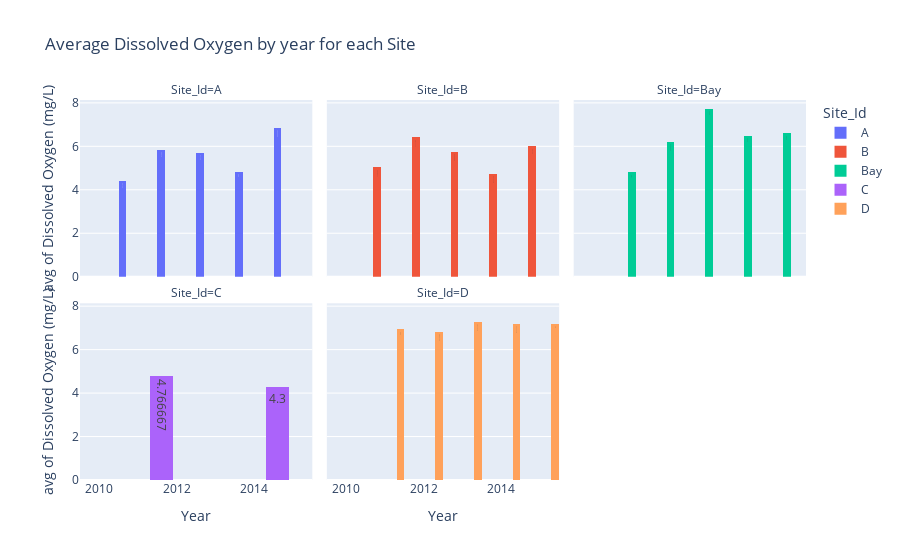

The notebook cell saved with this chart:
### Markdown cell above
**facet_col**(str or int or Series or array-like) – Either a name of a column in data_frame, or a pandas Series or array_like object. Values from this column or array_like are used to assign marks to facetted subplots in the horizontal direction.

**facet_col_wrap** (int) – Maximum number of facet columns. Wraps the column variable at this width, so that the column facets span multiple rows. Ignored if 0, and forced to 0 if facet_row or a marginal is set.

Link-  https://plotly.com/python-api-reference/generated/plotly.express.histogram.html?highlight=facet_col

### Code cell
#by using facet col and facet col wrap, I have divided the readings site wise
fig = px.histogram(wd, x='Year', y='Dissolved Oxygen (mg/L)',\
                   color="Site_Id",\
                   barmode='group',\
                   histfunc='avg',\
                   facet_col='Site_Id',\
                   facet_col_wrap=3,\
                   text_auto=True,\
                   height=700,\
                   title='Average Dissolved Oxygen by year for each Site')

fig.show()

### Figure 1 — Plotly figure (JSON) as saved in the notebook; plotly's stock layout.template omitted (floating-point values rounded to 4 significant figures)
{"data": [{"alignmentgroup": "True", "bingroup": "x", "histfunc": "avg", "hovertemplate": "Site_Id=A<br>Year=%{x}<br>avg of Dissolved Oxygen (mg/L)=%{y}<extra></extra>", "legendgroup": "A", "marker": {"color": "#636efa", "pattern": {"shape": ""}}, "name": "A", "offsetgroup": "A", "orientation": "v", "showlegend": true, "texttemplate": "%{value}", "type": "histogram", "x": [2013, 2012, 2014, 2011, 2015, 2014, 2013, 2014, 2015, 2012, 2014, 2011, 2014, 2015, 2012, 2011, 2015, 2013, 2012, 2015, 2011, 2012, 2014, 2011, 2013, 2014, 2015, 2013, 2012, 2011, 2014, 2013, 2015, 2011, 2014, 2015, 2013, 2012, 2014, 2013, 2012, 2011, 2015], "xaxis": "x4", "y": [6.9, 8.2, 6.8, 4, 6.7, 6.4, 7, 7.2, 6.5, 9, 7.3, 8, 6, 9.7, 5.8, 3, 7.8, 5.9, 7, 4, 4, 4.5, 3, 2.4, 5.6, 0, 5.1, 6.1, 4.9, 5.7, 4, 4.1, 6, 3.2, 3, 5.7, 5.3, 3, 4.6, 4.8, 4.3, 5, 10], "yaxis": "y4"}, {"alignmentgroup": "True", "bingroup": "x", "histfunc": "avg", "hovertemplate": "Site_Id=B<br>Year=%{x}<br>avg of Dissolved Oxygen (mg/L)=%{y}<extra></extra>", "legendgroup": "B", "marker": {"color": "#EF553B", "pattern": {"shape": ""}}, "name": "B", "offsetgroup": "B", "orientation": "v", "showlegend": true, "texttemplate": "%{value}", "type": "histogram", "x": [2012, 2011, 2011, 2015, 2012, 2014, 2011, 2014, 2015, 2012, 2014, 2013, 2011, 2014, 2015, 2012, 2012, 2013, 2011, 2015, 2013, 2012, 2012, 2014, 2013, 2014, 2015, 2013, 2012, 2011, 2014, 2015, 2011, 2014, 2015, 2013, 2012, 2014, 2015], "xaxis": "x5", "y": [6, 7.2, 3, 6, 7.1, 5.9, 7.9, 6.2, 8, 9.7, 6.3, 5, 5, 8.1, 7.6, 7.5, 6.3, 7.6, 3.9, 10, 5.8, 7, 6.7, 3.86, 4.2, 0, 4, 5.4, 4.5, 5.8, 6, 7, 2.4, 2.4, 3.2, 6.4, 2.9, 3.7, 2.3], "yaxis": "y5"}, {"alignmentgroup": "True", "bingroup": "x", "histfunc": "avg", "hovertemplate": "Site_Id=Bay<br>Year=%{x}<br>avg of Dissolved Oxygen (mg/L)=%{y}<extra></extra>", "legendgroup": "Bay", "marker": {"color": "#00cc96", "pattern": {"shape": ""}}, "name": "Bay", "offsetgroup": "Bay", "orientation": "v", "showlegend": true, "texttemplate": "%{value}", "type": "histogram", "x": [2013, 2012, 2014, 2011, 2015, 2013, 2012, 2014, 2011, 2015, 2011, 2015, 2014, 2013, 2011, 2012, 2015, 2011, 2013, 2014, 2015, 2013, 2011, 2012, 2015, 2012, 2013, 2012, 2015, 2014, 2014, 2011, 2015, 2013, 2011, 2014, 2013, 2012, 2015, 2014, 2013, 2011, 2012, 2014, 2013, 2011, 2015, 2014, 2013, 2012, 2013, 2012, 2011, 2015, 2012, 2013, 2011, 2015, 2012, 2014, 2012, 2013, 2011, 2014, 2015, 2013, 2015, 2014, 2015, 2013, 2012, 2011, 2014, 2013, 2011, 2013, 2011, 2012, 2014, 2015, 2013, 2011, 2014, 2011, 2014, 2015, 2013, 2012, 2015, 2014, 2013, 2014, 2012, 2011, 2015, 2014, 2013, 2012, 2011, 2015], "xaxis": "x6", "y": [8.5, 6.9, 8.7, 6.2, 8.3, 8.7, 6.5, 7.3, 3.1, 8.9, 4.2, 4.9, 6.5, 7.9, 7.4, 4.8, 5.5, 5.2, 9.8, 7, 5.5, 7.1, 7.3, 8.9, 6.6, 7.6, 8.35, 8.4, 7.9, 7.6, 9.8, 7.8, 8.7, 7, 7.9, 8.8, 7.7, 6.2, 9.2, 6.9, 8.5, 3.8, 5.3, 8.2, 10, 3.3, 10, 10, 10, 7.2, 8, 6.5, 3.5, 7.1, 7.1, 8.9, 5.2, 8.2, 5.3, 7.3, 6.1, 6.1, 3.7, 6.8, 6.3, 8.2, 4.3, 5.4, 5, 6.9, 3.9, 5.6, 4.2, 6.7, 3.2, 6.8, 3, 5.9, 3.7, 7, 5.9, 2, 4.2, 3.5, 3.9, 6.3, 6, 6.1, 5, 3.9, 6.8, 2.7, 5, 5.3, 4.5, 7, 6.1, 3.7, 5, 2.9], "yaxis": "y6"}, {"alignmentgroup": "True", "bingroup": "x", "histfunc": "avg", "hovertemplate": "Site_Id=C<br>Year=%{x}<br>avg of Dissolved Oxygen (mg/L)=%{y}<extra></extra>", "legendgroup": "C", "marker": {"color": "#ab63fa", "pattern": {"shape": ""}}, "name": "C", "offsetgroup": "C", "orientation": "v", "showlegend": true, "texttemplate": "%{value}", "type": "histogram", "x": [2011, 2011, 2011, 2014], "xaxis": "x", "y": [5.1, 5.6, 3.6, 4.3], "yaxis": "y"}, {"alignmentgroup": "True", "bingroup": "x", "histfunc": "avg", "hovertemplate": "Site_Id=D<br>Year=%{x}<br>avg of Dissolved Oxygen (mg/L)=%{y}<extra></extra>", "legendgroup": "D", "marker": {"color": "#FFA15A", "pattern": {"shape": ""}}, "name": "D", "offsetgroup": "D", "orientation": "v", "showlegend": true, "texttemplate": "%{value}", "type": "histogram", "x": [2011, 2015, 2012, 2014, 2015, 2012, 2014, 2013, 2012, 2013, 2015, 2012, 2013, 2012, 2015, 2014, 2011, 2015, 2012, 2015, 2013, 2014, 2013, 2012, 2014, 2011, 2012, 2013, 2015, 2012, 2013, 2014, 2015, 2015, 2012, 2011, 2011, 2012, 2014, 2013, 2014, 2015, 2013, 2012, 2014, 2013, 2012, 2011, 2013, 2015], "xaxis": "x2", "y": [10, 9, 7.2, 7.9, 9, 5.5, 7.6, 7, 5.8, 9.6, 6.6, 8.6, 8.65, 8.8, 6.6, 9.7, 9.8, 6.2, 10, 10, 9.8, 8.2, 10, 9.5, 8.2, 6.9, 7.4, 8.6, 7.4, 6.1, 5.5, 6.6, 7.7, 5.8, 5, 4.8, 5.6, 4.2, 5.3, 3.8, 5.8, 6.1, 4.2, 5.5, 5.3, 6.8, 5.2, 4.6, 6.1, 4.8], "yaxis": "y2"}], "layout": {"annotations": [{"font": {}, "showarrow": false, "text": "Site_Id=C", "x": 0.16, "xanchor": "center", "xref": "paper", "y": 0.465, "yanchor": "bottom", "yref": "paper"}, {"font": {}, "showarrow": false, "text": "Site_Id=D", "x": 0.5, "xanchor": "center", "xref": "paper", "y": 0.465, "yanchor": "bottom", "yref": "paper"}, {"font": {}, "showarrow": false, "text": "Site_Id=A", "x": 0.16, "xanchor": "center", "xref": "paper", "y": 1.0, "yanchor": "bottom", "yref": "paper"}, {"font": {}, "showarrow": false, "text": "Site_Id=B", "x": 0.5, "xanchor": "center", "xref": "paper", "y": 1.0, "yanchor": "bottom", "yref": "paper"}, {"font": {}, "showarrow": false, "text": "Site_Id=Bay", "x": 0.84, "xanchor": "center", "xref": "paper", "y": 1.0, "yanchor": "bottom", "yref": "paper"}], "autosize": true, "barmode": "group", "legend": {"title": {"text": "Site_Id"}, "tracegroupgap": 0}, "title": {"text": "Average Dissolved Oxygen by year for each Site"}, "xaxis": {"anchor": "y", "autorange": true, "domain": [0, 0.32], "range": [2010.0, 2016.0], "title": {"text": "Year"}, "type": "linear"}, "xaxis2": {"anchor": "y2", "autorange": true, "domain": [0.34, 0.66], "matches": "x", "range": [2010.0, 2016.0], "title": {"text": "Year"}, "type": "linear"}, "xaxis3": {"anchor": "y3", "domain": [0.68, 1.0], "matches": "x", "title": {"text": "Year"}}, "xaxis4": {"anchor": "y4", "autorange": true, "domain": [0, 0.32], "matches": "x", "range": [2010.0, 2016.0], "showticklabels": false, "type": "linear"}, "xaxis5": {"anchor": "y5", "autorange": true, "domain": [0.34, 0.66], "matches": "x", "range": [2010.0, 2016.0], "showticklabels": false, "type": "linear"}, "xaxis6": {"anchor": "y6", "autorange": true, "domain": [0.68, 1.0], "matches": "x", "range": [2010.0, 2016.0], "showticklabels": false, "type": "linear"}, "yaxis": {"anchor": "x", "autorange": true, "domain": [0, 0.465], "range": [0, 8.132], "title": {"text": "avg of Dissolved Oxygen (mg/L)"}, "type": "linear"}, "yaxis2": {"anchor": "x2", "autorange": true, "domain": [0, 0.465], "matches": "y", "range": [0, 8.132], "showticklabels": false, "type": "linear"}, "yaxis3": {"anchor": "x3", "domain": [0, 0.465], "matches": "y", "showticklabels": false}, "yaxis4": {"anchor": "x4", "autorange": true, "domain": [0.535, 1.0], "matches": "y", "range": [0, 8.132], "title": {"text": "avg of Dissolved Oxygen (mg/L)"}, "type": "linear"}, "yaxis5": {"anchor": "x5", "autorange": true, "domain": [0.535, 1.0], "matches": "y", "range": [0, 8.132], "showticklabels": false, "type": "linear"}, "yaxis6": {"anchor": "x6", "autorange": true, "domain": [0.535, 1.0], "matches": "y", "range": [0, 8.132], "showticklabels": false, "type": "linear"}}}
